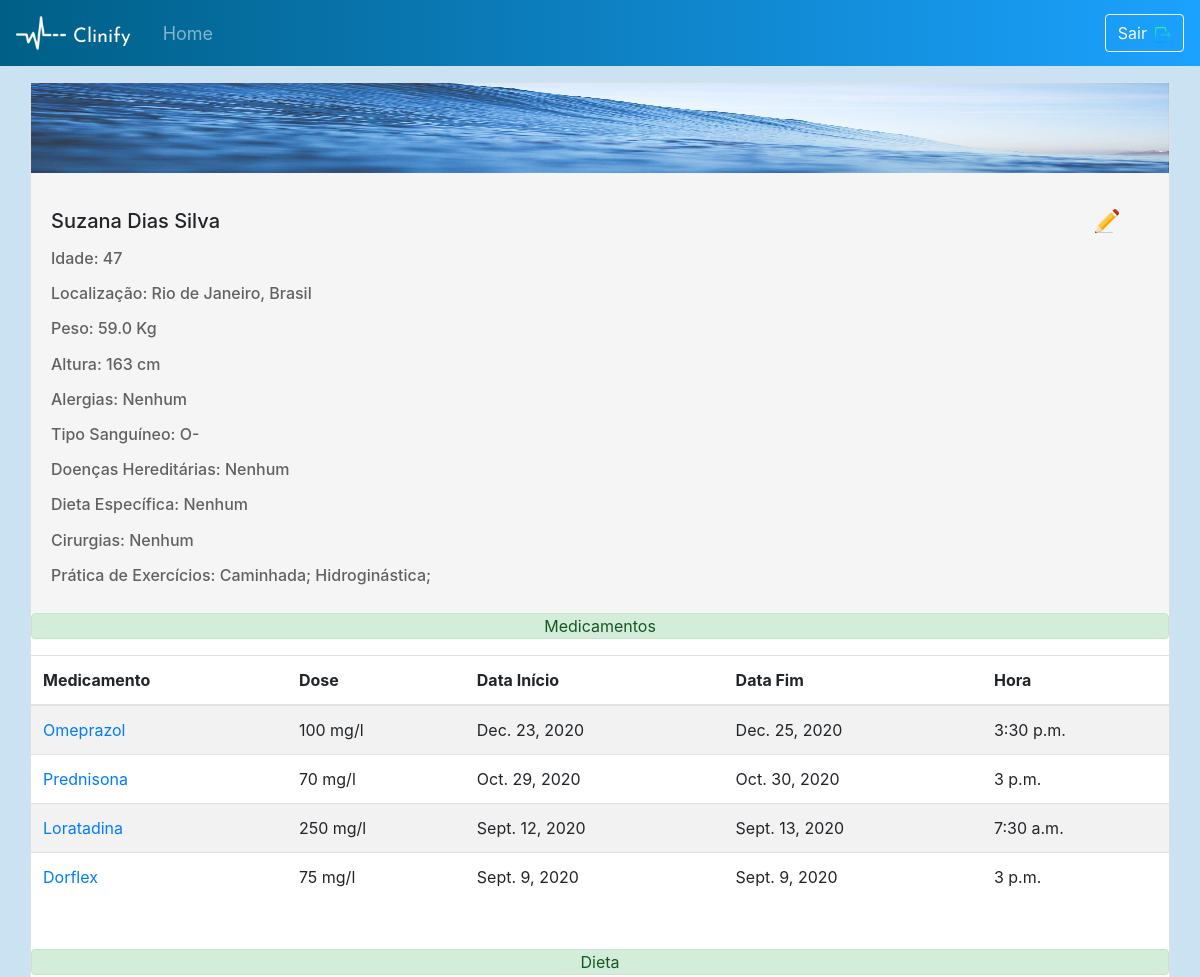
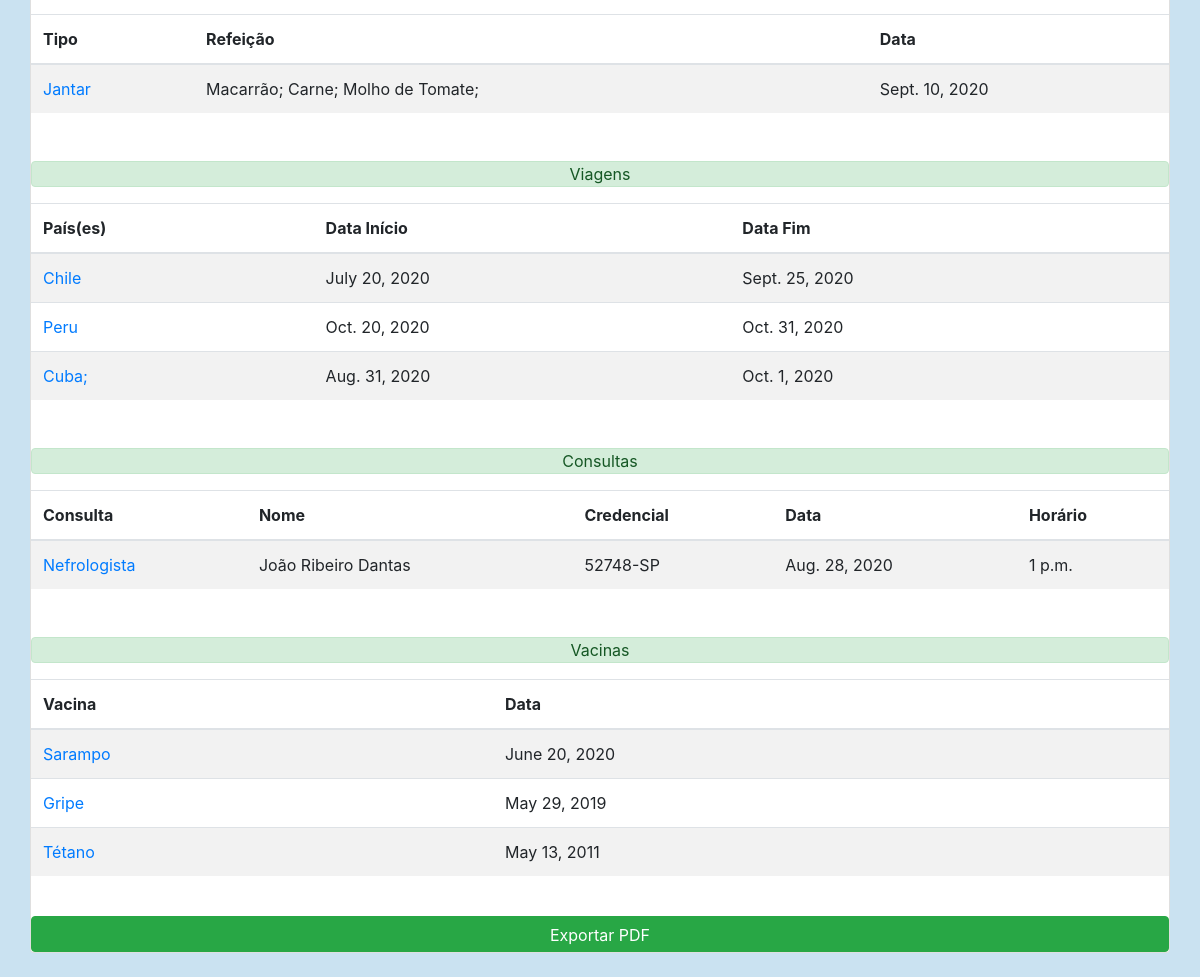
The page /Templates/profile/ (signed in) on the database its author committed (2 pictures, top to bottom).
### server_app/models.py (models this page shows, shortened)
class UserProfile(models.Model):
    CHOICE = (('O-', 'O-'), ('O+', 'O+'), ('A-', 'A-'), ('A+', 'A+'), ('B-', 'B-'), ('B+', 'B+'), ('AB-', 'AB-'), ('AB+', 'AB+'))
    user                 = models.OneToOneField(User, on_delete=models.CASCADE, null=True, blank=True)
    profile_age_prf      = models.IntegerField(null=True, blank=True)
    profile_loc_prf      = models.CharField(max_length=150, null=True, blank=True)
    profile_weight_prf   = models.FloatField(null=True, blank=True)
    profile_height_prf   = models.IntegerField(null=True, blank=True)
    profile_allergy_prf  = models.CharField(max_length=200,null=True, blank=True)
    profile_blood_prf    = models.CharField(null=True, max_length=10, default=None, choices=CHOICE, blank=True)
    profile_desease_prf  = models.CharField(max_length=200, null=True, blank=True)
    profile_diet_prf     = models.CharField(max_length=200, null=True, blank=True)
    profile_surgery_prf  = models.CharField(max_length=200, null=True, blank=True)
    profile_exerc_prf    = models.CharField(max_length=200, null=True, blank=True)
    slug                 = models.SlugField(default='slug')

class UserMedication(models.Model):
    user                 = models.ForeignKey(User, on_delete=models.CASCADE)
    medication_name_med  = models.CharField(max_length=200)
    dosis_name_med       = models.CharField(max_length=30)
    init_date_med        = models.DateField()
    end_date_med         = models.DateField()
    time_med             = models.TimeField()
    slug                 = models.SlugField(default='slug')
    objects = models.Manager()

class UserDiet(models.Model):
    CHOICE = (('Café', 'Café'), ('Almoço', 'Almoço'), ('Jantar', 'Jantar'), ('Snacks', 'Snacks'))
    user            = models.ForeignKey(User, on_delete=models.CASCADE)
    diet_include    = models.TextField(max_length=500)
    diet_date_diet  = models.DateField()
    meal            = models.CharField(null=False, max_length=10, default=None, choices=CHOICE)
    slug            = models.SlugField(default='slug')
    objects = models.Manager()

class UserTrip(models.Model):
    user             = models.ForeignKey(User, on_delete=models.CASCADE)
    trip_country_trp = models.CharField(max_length=300)
    init_date_trp    = models.DateField()
    end_date_trp     = models.DateField()
    slug             = models.SlugField(default='slug')
    objects = models.Manager()

class UserAppoint(models.Model):
    user                = models.ForeignKey(User, on_delete=models.CASCADE)
    appoint_espec_apt   = models.CharField(max_length=50)
    appoint_date_apt    = models.DateField()
    appoint_time_apt    = models.TimeField()
    appoint_nmed_apt    = models.CharField(max_length=50)
    appoint_credenc_apt = models.CharField(max_length=20)
    slug                = models.SlugField(default='slug')
    objects = models.Manager()

class UserVaccine(models.Model):
    user             = models.ForeignKey(User, on_delete=models.CASCADE)
    vaccine_name_vac = models.CharField(max_length=200)
    vaccine_date_vac = models.DateField()
    slug             = models.SlugField(default='slug')
    objects = models.Manager()

### server_app/views.py (the view)
@method_decorator(login_required(login_url="/logout/"), name='dispatch')
class ProfileListView(ListView):
    template_name = 'profile.html'
    model = UserMedication
    context_object_name = 'med'
    def get_queryset(self):
        queryset = super(ProfileListView, self).get_queryset()
        queryset = queryset.filter(user=self.request.user)
        return queryset
    def get_context_data(self, **kwargs):
        kwargs['userprof'] = UserProfile.objects.get(user=self.request.user)
        kwargs['trip'] = UserTrip.objects.filter(user=self.request.user)
        kwargs['vac'] = UserVaccine.objects.filter(user=self.request.user)
        kwargs['appoint'] = UserAppoint.objects.filter(user=self.request.user)
        kwargs['diet'] = UserDiet.objects.filter(user=self.request.user)
        return super(ProfileListView, self).get_context_data(**kwargs)

### Templates/profile.html (shortened to what this page needs)
<!DOCTYPE html>
{% extends 'base.html' %}
    {% block content %}
        {% load static %}
    </head>
    <body class="profile-screen">
        <nav class="navbar navbar-expand-md navbar-dark">
            <img class="nav-icon" src="{% static 'images\heartbeat-logo-144.png' %}">
            <a class="navbar-brand mt-2" href="https://fonts.googleapis.com/css?family=Josefin+Sans:600&display=swap" rel="stylesheet">Clinify</a>
            <div class="collapse navbar-collapse" id="navbarSupportedContent">
                <ul class="navbar-nav mr-auto">
                    <a class="nav-link pl-3" href="{% url 'home' %}">Home</a>
                </ul>
                <form class="form-inline" method="POST">
                    <a href="#" data-toggle="modal" data-target="#myModal"><button class="btn btn-outline-light btn-auto">Sair<img class="pl-2" src="{% static 'images/logout.png' %}"></button></a>
                </form>
            </div>
        </nav>
        <section class="container-fluid">
            <div class="col-12 mt-3 mb-4">
                <div class="card" id="card-opacity">
                    <img src="{% static 'images/profile-background.jpg' %}" class="img-profile" alt="...">
                    <div class="card-body">
                        {% if user.is_authenticated %}
                        <h5 class="name pt-3">{{ user.first_name }} {{ user.last_name }}<a href="{% url 'temp:editprofile' pk=userprof.pk slug=userprof.slug %}"><img class="edit" src="{% static 'images/edit.png' %}"></a></h5>
                        {% endif %}
                        <div class="row mt-3 col-sm-12 col-lg-6 profile-opt">
                            <form name="form" method="POST">
                                <div class="form-group ">
                                    <h6 class="age">Idade:  {{userprof.profile_age_prf}}</h6>
                                </div>
                                <div class="form-group ">
                                    <h6 class="loc">Localização:  {{userprof.profile_loc_prf}}</h6>
                                </div>
                                <div class="form-group ">
                                    <h6 class="weight">Peso:   {{userprof.profile_weight_prf}} Kg</h6>
                                </div>
                                <div class="form-group ">
                                    <h6 class="height">Altura:   {{userprof.profile_height_prf}} cm</h6>
                                </div>
                                <div class="form-group ">
                                    <h6 class="alerg">Alergias:   {{userprof.profile_allergy_prf}}</h6>
                                </div>
                                <div class="form-group ">
                                    <h6 class="blood">Tipo Sanguíneo:   {{userprof.profile_blood_prf}}</h6>
                                </div>
                                <div class="form-group ">
                                    <h6 class="desease">Doenças Hereditárias:   {{userprof.profile_desease_prf}}</h6>
                                </div>
                                <div class="form-group ">
                                    <h6 class="diet">Dieta Específica:   {{userprof.profile_diet_prf}}</h6>
                                </div>
                                <div class="form-group ">
                                    <h6 class="surgery">Cirurgias:   {{userprof.profile_surgery_prf}}</h6>
                                </div>
                                <div class="form-group ">
                                    <h6 class="exerc">Prática de Exercícios:   {{userprof.profile_exerc_prf}}</h6>
                                </div>
                            </form>
                        </div>
                    </div>
                    <div class="overflow-auto">
                        <table class="table table-striped overflow-auto mb-5">
                            <thead>
                                <tr>
                                    <div class="alert alert-success pt-0 pb-0 col-12" style="text-align: center;">Medicamentos</div>
                                    <th>Medicamento</th>
                                    <th>Dose</th>
                                    <th>Data Início</th>
                                    <th>Data Fim</th>
                                    <th>Hora</th>
                                </tr>
                            </thead>
                            <tbody>
                                {% for usermed in med %}
                                <tr>
                                    <td><a href="{% url 'temp:medication_detail' pk=usermed.pk slug=usermed.slug %}">{{ usermed.medication_name_med }}</a></td>
                                    <td>{{ usermed.dosis_name_med }}</td>
                                    <td>{{ usermed.init_date_med }}</td>
                                    <td>{{ usermed.end_date_med }}</td>
                                    <td>{{ usermed.time_med }}</td>
                                </tr>
                                {% endfor %}
                            </tbody>
                        </table>
                    </div>
                    <div class="overflow-auto">
                        <table class="table table-striped overflow-auto mb-5">
                            <thead>
                                <tr>
                                    <div class="alert alert-success pt-0 pb-0 col-12" style="text-align: center;">Dieta</div>
                                    <th>Tipo</th>
                                    <th>Refeição</th>
                                    <th>Data</th>
                                </tr>
                            </thead>
                            <tbody>
                                {% for userdiet in diet %}
                                <tr>
                                    <td><a href="{% url 'temp:diet_detail' pk=userdiet.pk slug=userdiet.slug %}">{{ userdiet.meal }}</a></td>
                                    <td>{{ userdiet.diet_include }}</td>
                                    <td>{{ userdiet.diet_date_diet }}</td>
                                </tr>
                                {% endfor %}
                            </tbody>
                        </table>
                    </div>
                    <div class="overflow-auto">
                        <table class="table table-striped overflow-auto mb-5">
                            <thead>
                                <tr>
                                    <div class="alert alert-success pt-0 pb-0 col-12" style="text-align: center;">Viagens</div>
                                    <th>País(es)</th>
                                    <th>Data Início</th>
                                    <th>Data Fim</th>
                                </tr>
                            </thead>
                            <tbody>
                                {% for usertrip in trip %}
                                <tr>
                                    <td><a href="{% url 'temp:trip_detail' pk=usertrip.pk slug=usertrip.slug %}">{{ usertrip.trip_country_trp }}</a></td>
                                    <td>{{ usertrip.init_date_trp }}</td>
                                    <td>{{ usertrip.end_date_trp }}</td>
                                </tr>
                                {% endfor %}
                            </tbody>
                        </table>
                    </div>
                    <div class="overflow-auto">
                        <table class="table table-striped overflow-auto mb-5">
                            <thead>
                                <tr>
                                    <div class="alert alert-success pt-0 pb-0 col-12" style="text-align: center;">Consultas</div>
                                    <th>Consulta</th>
                                    <th>Nome</th>
                                    <th>Credencial</th>
                                    <th>Data</th>
                                    <th>Horário</th>
                                </tr>
                            </thead>
                            <tbody>
                                {% for userappoint in appoint %}
                                <tr>
                                    <td><a href="{% url 'temp:appoint_detail' pk=userappoint.pk slug=userappoint.slug %}">{{ userappoint.appoint_espec_apt }}</a></td>
                                    <td>{{ userappoint.appoint_nmed_apt }}</td>
                                    <td>{{ userappoint.appoint_credenc_apt }}</td>
                                    <td>{{ userappoint.appoint_date_apt }}</td>
                                    <td>{{ userappoint.appoint_time_apt }}</td>
                                </tr>
                                {% endfor %}
                            </tbody>
                        </table>
                    </div>
                    <div class="overflow-auto">
                        <table class="table table-striped overflow-auto">
                            <thead>
                                <tr>
                                    <div class="alert alert-success pt-0 pb-0 col-12" style="text-align: center;">Vacinas</div>
                                    <th scope="col-3">Vacina</th>
                                    <th scope="col-2">Data</th>
                                </tr>
                            </thead>
                            <tbody>
                                {% for uservac in vac %}
                                <tr>
                                    <td><a href="{% url 'temp:vaccine_detail' pk=uservac.pk slug=uservac.slug %}">{{ uservac.vaccine_name_vac }}</a></td>
                                    <td>{{ uservac.vaccine_date_vac }}</td>
                                </tr>
                                {% endfor %}
                            </tbody>
                        </table>
                    </div>
                    <a href="javascript:window.print();" class="btn btn-success col-12 mt-4 pb-1">Exportar PDF</a>
                </div>
            </div>
        </section>
        {% endblock %}

### static/css/screens.css (style rules this page uses)
.intro-screen, .signup-screen, .forgpassword-screen, .navbar { background: linear-gradient(90deg, rgba(0,95,134,100) 0%, rgba(27,162,255,100)100%); }
.navbar-brand { padding-left: 7px; margin-top: 6px; font-size: x-large; color: white; font-family: 'Josefin Sans', sans-serif; }
.nav-icon { height: 50px; width: 50px; }
.msg-text, .profile-screen, .edit-profile, .medication-screen, .diet-screen, .appointment-screen, .exercise-screen, .home-screen, .stresslevel-screen { background-color: rgb(202, 226, 241); }
.nav-link { color: white; font-size: 18px; }
.card-body { background-color: whitesmoke; }
.img-profile { height: 90px; }
.lbl1, .lbl2, .exerc { margin-bottom: -8px; font-weight: 500; }
.table { text-align: left; }
.profile-opt, .lbl1 { color: rgb(97, 97, 97); }
.edit { float: right; margin-right: 30px; }

### rows shown on the page
UserProfile: profile_age_prf "47", profile_loc_prf "Rio de Janeiro, Brasil", profile_weight_prf "59.0", profile_height_prf "163", profile_allergy_prf "Nenhum", profile_blood_prf "O-", profile_desease_prf "Nenhum", profile_diet_prf "Nenhum", profile_surgery_prf "Nenhum", profile_exerc_prf "Caminhada; Hidroginástica;"
UserMedication: medication_name_med "Omeprazol", dosis_name_med "100 mg/l", init_date_med "Dec. 23, 2020", end_date_med "Dec. 25, 2020", time_med "3:30 p.m."
UserMedication: medication_name_med "Prednisona", dosis_name_med "70 mg/l", init_date_med "Oct. 29, 2020", end_date_med "Oct. 30, 2020", time_med "3 p.m."
UserMedication: medication_name_med "Loratadina", dosis_name_med "250 mg/l", init_date_med "Sept. 12, 2020", end_date_med "Sept. 13, 2020", time_med "7:30 a.m."
UserMedication: medication_name_med "Dorflex", dosis_name_med "75 mg/l", init_date_med "Sept. 9, 2020", end_date_med "Sept. 9, 2020", time_med "3 p.m."
UserDiet: meal "Jantar", diet_include "Macarrão; Carne; Molho de Tomate;", diet_date_diet "Sept. 10, 2020"
UserTrip: trip_country_trp "Chile", init_date_trp "July 20, 2020", end_date_trp "Sept. 25, 2020"
UserTrip: trip_country_trp "Peru", init_date_trp "Oct. 20, 2020", end_date_trp "Oct. 31, 2020"
UserTrip: trip_country_trp "Cuba;", init_date_trp "Aug. 31, 2020", end_date_trp "Oct. 1, 2020"
UserAppoint: appoint_espec_apt "Nefrologista", appoint_nmed_apt "João Ribeiro Dantas", appoint_credenc_apt "52748-SP", appoint_date_apt "Aug. 28, 2020", appoint_time_apt "1 p.m."
UserVaccine: vaccine_name_vac "Sarampo", vaccine_date_vac "June 20, 2020"
UserVaccine: vaccine_name_vac "Gripe", vaccine_date_vac "May 29, 2019"
UserVaccine: vaccine_name_vac "Tétano", vaccine_date_vac "May 13, 2011"

### other values the page prints
{{ user.first_name }} "Suzana"
{{ user.last_name }} "Dias Silva"
